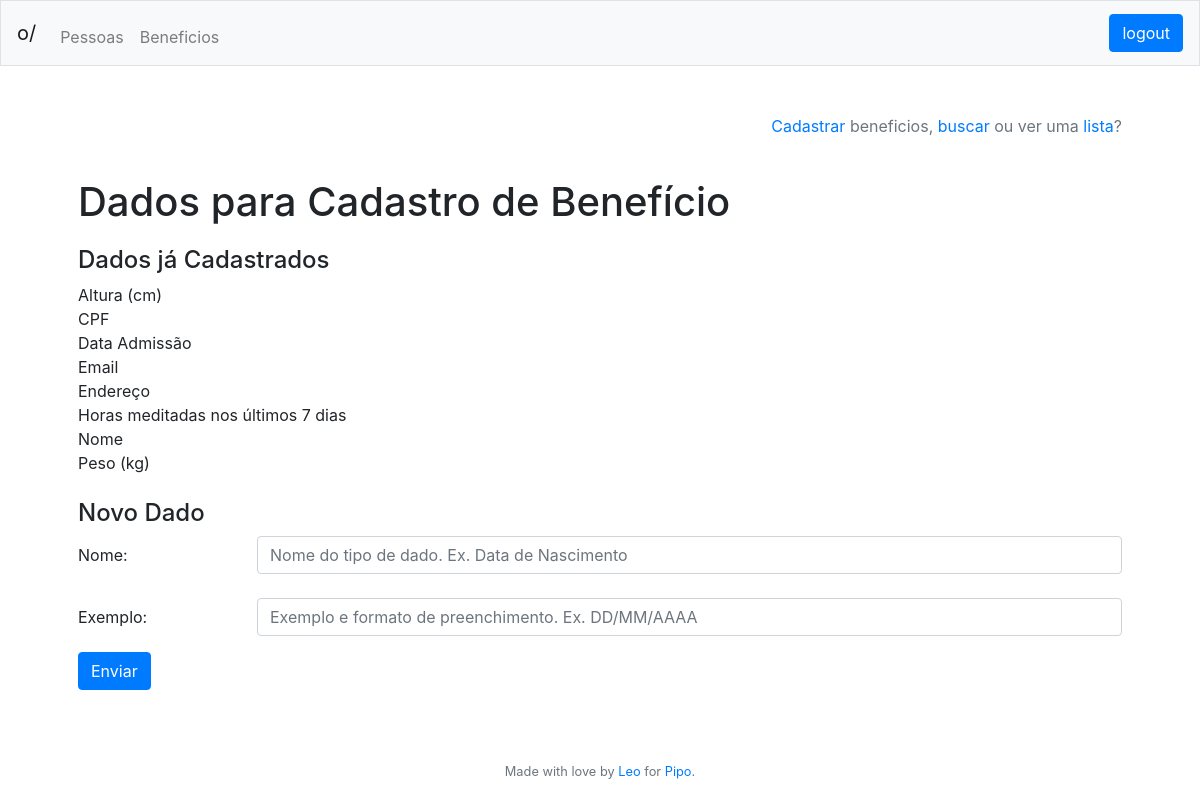
The page /beneficios/cadastro/dado (signed in) on the database as committed earlier.
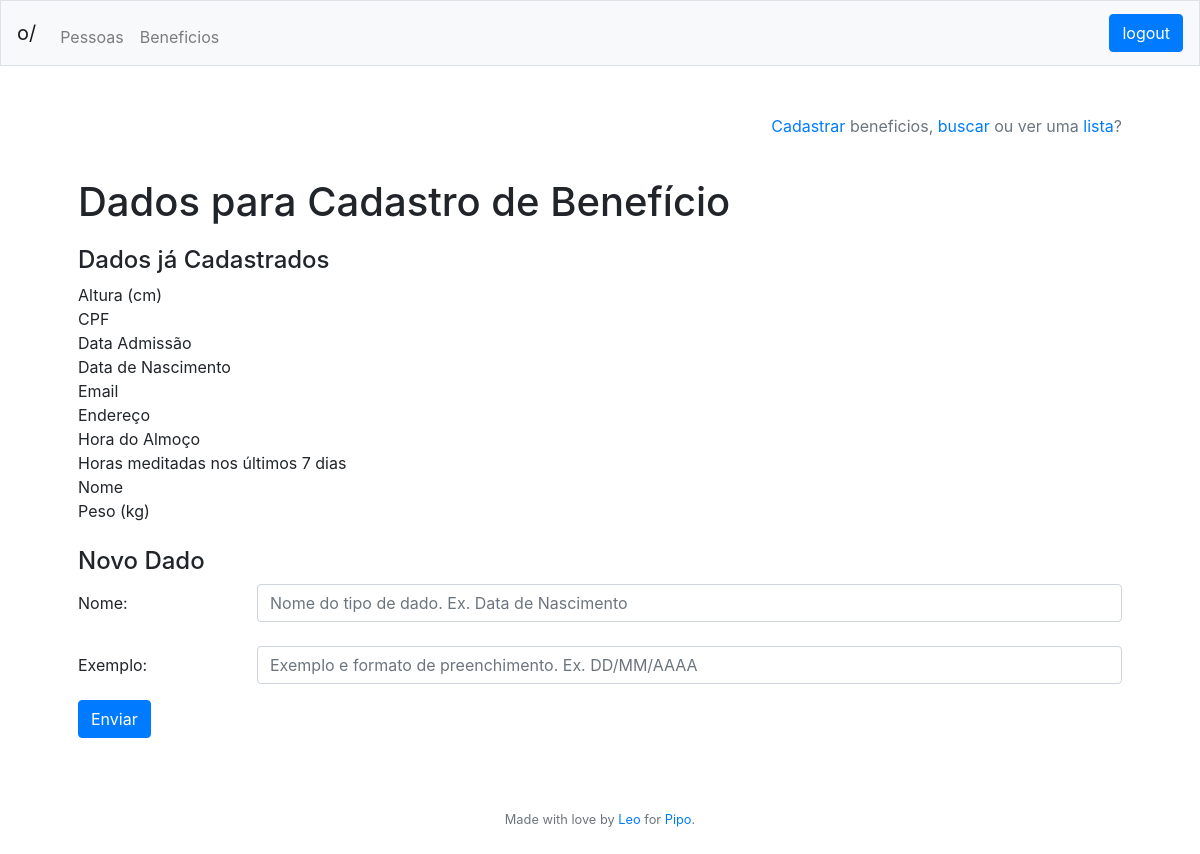
The same page on the database as committed later.
### tables this page shows
CREATE TABLE datatype
	(id INTEGER NOT NULL PRIMARY KEY AUTOINCREMENT,
	name VARCHAR(100) NOT NULL,
	example VARCHAR(144) NOT NULL);

### app.py (the view)
@app.route("/beneficios/cadastro/dado", methods=['GET','POST'])
@login_required
def registernewdatatype():
	if request.method == "POST":
		name = request.form.get("name")
		example = request.form.get("example")
		if not name or not example:
			return "Você precisa preencher os dois campos"
		if register_datatype(name, example):
			return redirect("/beneficios/lista")
		else:
			return "Houve um erro no cadastro, por favor tente novamente"
	else:
		data_list = get_all_table("datatype")
		return render_template("registernewdatatype.html",
											header = get_header(session),
											data_list = data_list)

### app.py (called while the page is built)
@app.after_request
def after_request(response):
    response.headers["Cache-Control"] = "no-cache, no-store, must-revalidate"
    response.headers["Expires"] = 0
    response.headers["Pragma"] = "no-cache"
    return response

@app.teardown_request
def remove_session(ex=None):
    db.remove()

def login_required(f):
    @wraps(f)
    def decorated_function(*args, **kwargs):
        if session.get("id") is None:
            return redirect("/login")
        return f(*args, **kwargs)
    return decorated_function

def get_header(session):
	try:
		header = {"name": session["name"],
					"company": session["company"],
					"admin": get_admin_title(session["admin"]),
					"id": session["id"]}
	except:
		header = {"name": "",
					"company": "",
					"admin": "",
					"id": ""}
	return header

def split_str(word):
	return [char for char in word]

def is_it_bad(string):
	not_safe = ";\\"
	for letter in string:
		if letter in split_str(not_safe):
			raise ValueError("Not a safe character")

def get_all_table(table):
		is_it_bad(table)
		table_all = db.execute("""SELECT * FROM {}""".format(table)).fetchall()
		return table_all

### templates/registernewdatatype.html
{% extends "layout.html" %}
{% block main %}
    <p align="right" class="text-muted"><a href="/beneficios/cadastro">Cadastrar</a> beneficios, <a href="/beneficios/busca">buscar</a> ou ver uma <a href="/beneficios/lista">lista</a>?</p>
    <br>
	<h1>Dados para Cadastro de Benefício</h1>
    <h4 style="margin-top: 20px;">Dados já Cadastrados</h4>
    {% if data_list|length %}
        {% for data in data_list|sort(attribute='name') %}
            {{ data['name'] }}<br>
        {% endfor %}
    {% else %}
        <p>Não existem dados cadastrados.</p>
    {% endif %}
    <br>
    <h4>Novo Dado</h4>
	<form action="/beneficios/cadastro/dado" method="post">
        <div class="form-group row">
            <label for="name" class="col-sm-2 col-form-label">Nome:</label><br>
            <div class="col-sm-10">
                <input autocomplete="off" autofocus class="form-control" id="name" name="name" placeholder="Nome do tipo de dado. Ex. Data de Nascimento" type="text"><br>
            </div>
            <label for="example" class="col-sm-2 col-form-label">Exemplo:</label><br>
            <div class="col-sm-10">
                <input autocomplete="off" class="form-control" id="example" name="example" placeholder="Exemplo e formato de preenchimento. Ex. DD/MM/AAAA" type="text">
            </div>
            <br>
        </div>
        <button class="btn btn-primary" type="submit">Enviar</button>
    </form>
{% endblock %}

Rows that differ between the two databases and show on the page:
added datatype: name "Data de Nascimento"
added datatype: name "Hora do Almoço"
